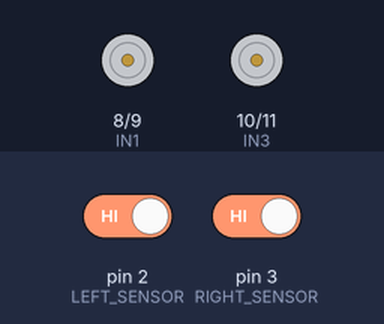
The sketch below on a simulated Arduino Nano, built with avr-gcc and run on an emulated ATmega328P. Shown: motor-driver pin pairs drawn as motors (green arrow = first pin HIGH = forward, orange = second pin HIGH = backward, longer = more drive, scaled by the enable pin). The inputs (shaded band) are chosen by the test bench; at power-on: pin 2 (LEFT_SENSOR) HIGH, pin 3 (RIGHT_SENSOR) HIGH.

Above: at 1.2 s.
1.3 s: pin 2 (LEFT_SENSOR) driven LOW
At 2.5 s:
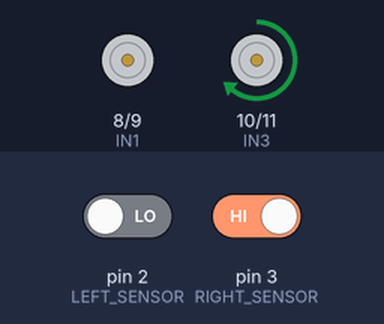
2.8 s: pin 3 (RIGHT_SENSOR) driven LOW
At 3.8 s:
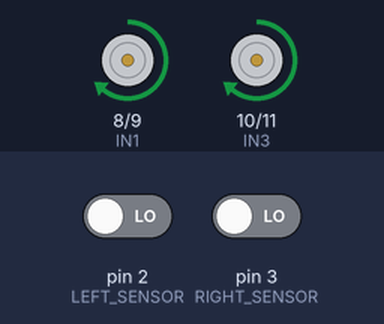
4.3 s: pin 2 (LEFT_SENSOR) driven HIGH
At 4.9 s:
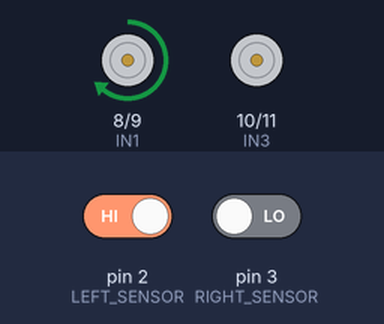
5.8 s: pin 3 (RIGHT_SENSOR) driven HIGH
At 6.1 s:
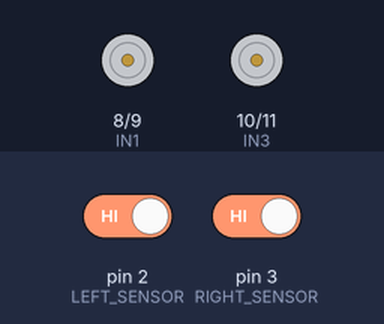
Timing chart, 0 to 8.3 s (numbered marks = the images above; inputs shaded):
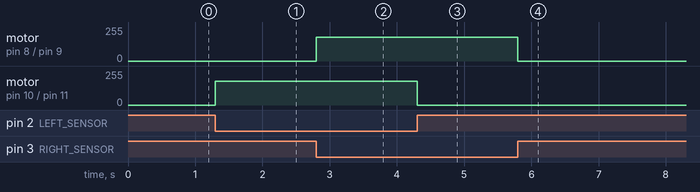

Measured:
- after the input at 1.3 s, motor on pin 10 (IN3) / pin 11 (IN4): stopped → forward 180/255 at once
- after the input at 2.8 s, motor on pin 8 (IN1) / pin 9 (IN2): stopped → forward 180/255 at once
- after the input at 4.3 s, motor on pin 10 (IN3) / pin 11 (IN4): forward 180/255 → stopped at once
- after the input at 5.8 s, motor on pin 8 (IN1) / pin 9 (IN2): forward 180/255 → stopped at once

The sketch:

LFR_Arduino_Nano.ino
```cpp
// Line Following Robot - Arduino Nano + L298N + 2 IR Sensors

#define LEFT_SENSOR 2
#define RIGHT_SENSOR 3

#define ENA 5
#define IN1 8
#define IN2 9
#define ENB 6
#define IN3 10
#define IN4 11

int motorSpeed=180;

void setup(){
 pinMode(LEFT_SENSOR,INPUT);
 pinMode(RIGHT_SENSOR,INPUT);
 pinMode(ENA,OUTPUT); pinMode(IN1,OUTPUT); pinMode(IN2,OUTPUT);
 pinMode(ENB,OUTPUT); pinMode(IN3,OUTPUT); pinMode(IN4,OUTPUT);
 analogWrite(ENA,motorSpeed);
 analogWrite(ENB,motorSpeed);
}

void loop(){
 int L=digitalRead(LEFT_SENSOR);
 int R=digitalRead(RIGHT_SENSOR);

 if(L==LOW && R==LOW) forward();
 else if(L==LOW && R==HIGH) turnLeft();
 else if(L==HIGH && R==LOW) turnRight();
 else stopRobot();
}

void forward(){
 digitalWrite(IN1,HIGH); digitalWrite(IN2,LOW);
 digitalWrite(IN3,HIGH); digitalWrite(IN4,LOW);
}
void turnLeft(){
 digitalWrite(IN1,LOW); digitalWrite(IN2,LOW);
 digitalWrite(IN3,HIGH); digitalWrite(IN4,LOW);
}
void turnRight(){
 digitalWrite(IN1,HIGH); digitalWrite(IN2,LOW);
 digitalWrite(IN3,LOW); digitalWrite(IN4,LOW);
}
void stopRobot(){
 digitalWrite(IN1,LOW); digitalWrite(IN2,LOW);
 digitalWrite(IN3,LOW); digitalWrite(IN4,LOW);
}
```
